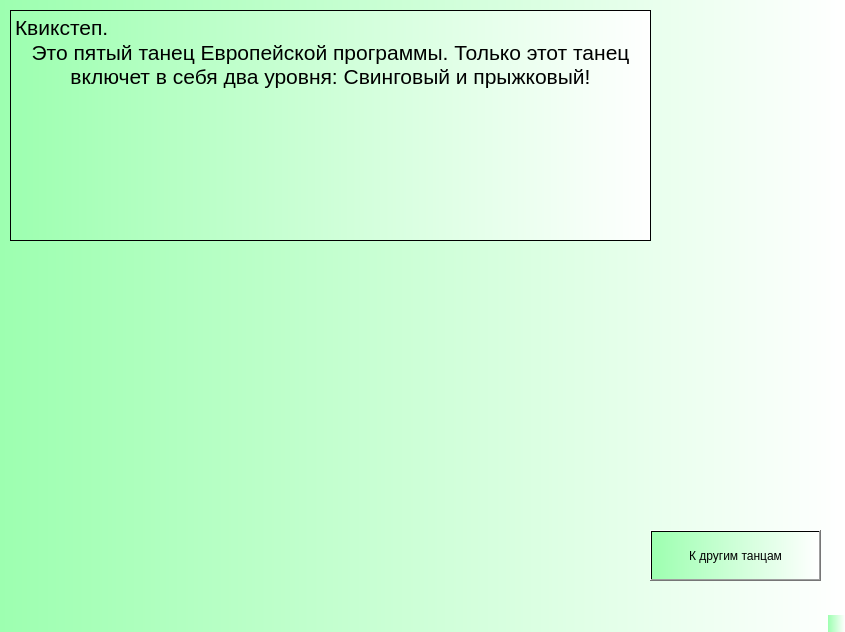
<?xml version="1.0" encoding="UTF-8"?>
<ui version="4.0">
 <class>MainWindow</class>
 <widget class="QMainWindow" name="MainWindow">
  <property name="geometry">
   <rect>
    <x>0</x>
    <y>0</y>
    <width>845</width>
    <height>632</height>
   </rect>
  </property>
  <property name="windowTitle">
   <string>MainWindow</string>
  </property>
  <property name="styleSheet">
   <string notr="true">background-color: qlineargradient(spread:pad, x1:0, y1:0, x2:1, y2:0, stop:0 rgba(157, 255, 176, 255), stop:1 rgba(255, 255, 255, 255));</string>
  </property>
  <widget class="QWidget" name="centralwidget">
   <widget class="QTextBrowser" name="textBrowser">
    <property name="geometry">
     <rect>
      <x>10</x>
      <y>10</y>
      <width>641</width>
      <height>231</height>
     </rect>
    </property>
    <property name="html">
     <string>&lt;!DOCTYPE HTML PUBLIC &quot;-//W3C//DTD HTML 4.0//EN&quot; &quot;http://www.w3.org/TR/REC-html40/strict.dtd&quot;&gt;
&lt;html&gt;&lt;head&gt;&lt;meta name=&quot;qrichtext&quot; content=&quot;1&quot; /&gt;&lt;style type=&quot;text/css&quot;&gt;
p, li { white-space: pre-wrap; }
&lt;/style&gt;&lt;/head&gt;&lt;body style=&quot; font-family:'MS Shell Dlg 2'; font-size:8pt; font-weight:400; font-style:normal;&quot;&gt;
&lt;p style=&quot; margin-top:0px; margin-bottom:0px; margin-left:0px; margin-right:0px; -qt-block-indent:0; text-indent:0px;&quot;&gt;&lt;span style=&quot; font-size:16pt;&quot;&gt;Квикстеп.&lt;/span&gt;&lt;/p&gt;
&lt;p align=&quot;center&quot; style=&quot; margin-top:0px; margin-bottom:0px; margin-left:0px; margin-right:0px; -qt-block-indent:0; text-indent:0px;&quot;&gt;&lt;span style=&quot; font-size:16pt;&quot;&gt;Это пятый танец Европейской программы. Только этот танец включет в себя два уровня: Свинговый и прыжковый!&lt;/span&gt;&lt;/p&gt;&lt;/body&gt;&lt;/html&gt;</string>
    </property>
   </widget>
   <widget class="QPushButton" name="nazad_5">
    <property name="geometry">
     <rect>
      <x>650</x>
      <y>530</y>
      <width>171</width>
      <height>51</height>
     </rect>
    </property>
    <property name="text">
     <string>К другим танцам</string>
    </property>
   </widget>
  </widget>
  <widget class="QMenuBar" name="menubar">
   <property name="geometry">
    <rect>
     <x>0</x>
     <y>0</y>
     <width>845</width>
     <height>18</height>
    </rect>
   </property>
  </widget>
  <widget class="QStatusBar" name="statusbar"/>
 </widget>
 <resources/>
 <connections/>
</ui>
